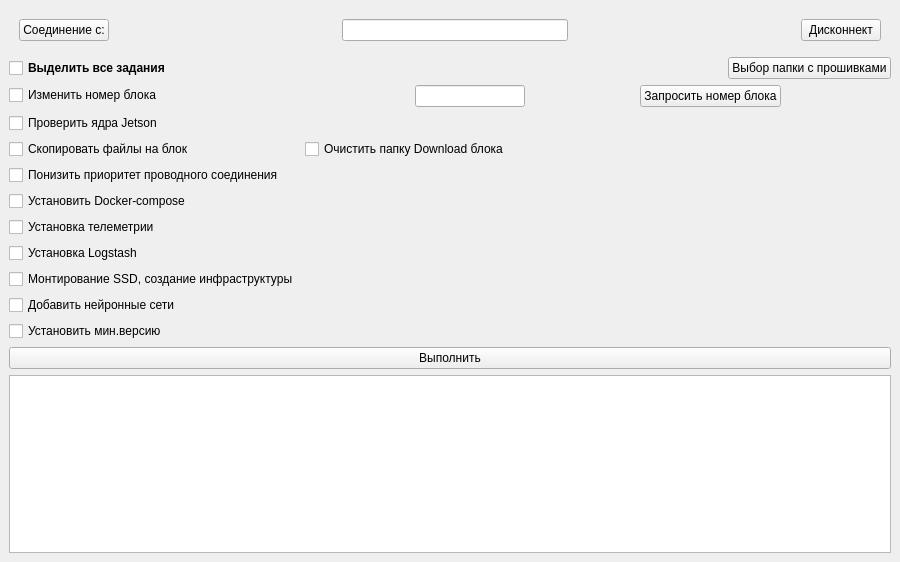
<?xml version="1.0" encoding="UTF-8"?>
<ui version="4.0">
 <class>MainWindow</class>
 <widget class="QMainWindow" name="MainWindow">
  <property name="geometry">
   <rect>
    <x>0</x>
    <y>0</y>
    <width>900</width>
    <height>562</height>
   </rect>
  </property>
  <property name="sizePolicy">
   <sizepolicy hsizetype="Fixed" vsizetype="Fixed">
    <horstretch>5</horstretch>
    <verstretch>5</verstretch>
   </sizepolicy>
  </property>
  <property name="minimumSize">
   <size>
    <width>900</width>
    <height>450</height>
   </size>
  </property>
  <property name="windowTitle">
   <string>Agrodroid Settings Tools</string>
  </property>
  <widget class="QWidget" name="centralwidget">
   <property name="enabled">
    <bool>true</bool>
   </property>
   <property name="sizePolicy">
    <sizepolicy hsizetype="Maximum" vsizetype="Maximum">
     <horstretch>10</horstretch>
     <verstretch>10</verstretch>
    </sizepolicy>
   </property>
   <property name="minimumSize">
    <size>
     <width>900</width>
     <height>450</height>
    </size>
   </property>
   <property name="maximumSize">
    <size>
     <width>16777215</width>
     <height>16777215</height>
    </size>
   </property>
   <property name="sizeIncrement">
    <size>
     <width>2</width>
     <height>2</height>
    </size>
   </property>
   <property name="baseSize">
    <size>
     <width>900</width>
     <height>450</height>
    </size>
   </property>
   <property name="contextMenuPolicy">
    <enum>Qt::NoContextMenu</enum>
   </property>
   <property name="acceptDrops">
    <bool>true</bool>
   </property>
   <layout class="QGridLayout" name="gridLayout">
    <item row="0" column="0">
     <layout class="QFormLayout" name="formLayout">
      <property name="sizeConstraint">
       <enum>QLayout::SetMaximumSize</enum>
      </property>
      <property name="fieldGrowthPolicy">
       <enum>QFormLayout::ExpandingFieldsGrow</enum>
      </property>
      <property name="rowWrapPolicy">
       <enum>QFormLayout::DontWrapRows</enum>
      </property>
      <property name="labelAlignment">
       <set>Qt::AlignLeading|Qt::AlignLeft|Qt::AlignVCenter</set>
      </property>
      <property name="formAlignment">
       <set>Qt::AlignCenter</set>
      </property>
      <item row="0" column="0" colspan="2">
       <layout class="QHBoxLayout" name="horizontalLayout_2" stretch="0,0,0,0,0">
        <property name="sizeConstraint">
         <enum>QLayout::SetDefaultConstraint</enum>
        </property>
        <property name="leftMargin">
         <number>10</number>
        </property>
        <property name="topMargin">
         <number>10</number>
        </property>
        <property name="rightMargin">
         <number>10</number>
        </property>
        <property name="bottomMargin">
         <number>10</number>
        </property>
        <item>
         <widget class="QPushButton" name="pushButton_2">
          <property name="text">
           <string>Соединение с:</string>
          </property>
         </widget>
        </item>
        <item>
         <spacer name="horizontalSpacer_18">
          <property name="orientation">
           <enum>Qt::Horizontal</enum>
          </property>
          <property name="sizeHint" stdset="0">
           <size>
            <width>40</width>
            <height>20</height>
           </size>
          </property>
         </spacer>
        </item>
        <item>
         <widget class="QLineEdit" name="lineEdit_3">
          <property name="alignment">
           <set>Qt::AlignCenter</set>
          </property>
         </widget>
        </item>
        <item>
         <spacer name="horizontalSpacer_5">
          <property name="orientation">
           <enum>Qt::Horizontal</enum>
          </property>
          <property name="sizeHint" stdset="0">
           <size>
            <width>40</width>
            <height>20</height>
           </size>
          </property>
         </spacer>
        </item>
        <item>
         <widget class="QPushButton" name="pushButton">
          <property name="text">
           <string>Дисконнект</string>
          </property>
         </widget>
        </item>
       </layout>
      </item>
      <item row="1" column="0" colspan="2">
       <layout class="QHBoxLayout" name="horizontalLayout_9">
        <item>
         <widget class="QCheckBox" name="checkBox_14">
          <property name="sizePolicy">
           <sizepolicy hsizetype="Preferred" vsizetype="Fixed">
            <horstretch>0</horstretch>
            <verstretch>0</verstretch>
           </sizepolicy>
          </property>
          <property name="font">
           <font>
            <pointsize>9</pointsize>
            <weight>75</weight>
            <bold>true</bold>
           </font>
          </property>
          <property name="text">
           <string>Выделить все задания</string>
          </property>
         </widget>
        </item>
        <item>
         <spacer name="horizontalSpacer_19">
          <property name="orientation">
           <enum>Qt::Horizontal</enum>
          </property>
          <property name="sizeHint" stdset="0">
           <size>
            <width>40</width>
            <height>20</height>
           </size>
          </property>
         </spacer>
        </item>
        <item>
         <widget class="QPushButton" name="pushButton_14">
          <property name="text">
           <string>Выбор папки с прошивками</string>
          </property>
         </widget>
        </item>
       </layout>
      </item>
      <item row="2" column="0">
       <widget class="QCheckBox" name="checkBox_2">
        <property name="text">
         <string>Изменить номер блока</string>
        </property>
       </widget>
      </item>
      <item row="2" column="1">
       <layout class="QHBoxLayout" name="horizontalLayout">
        <item>
         <spacer name="horizontalSpacer_4">
          <property name="orientation">
           <enum>Qt::Horizontal</enum>
          </property>
          <property name="sizeHint" stdset="0">
           <size>
            <width>40</width>
            <height>20</height>
           </size>
          </property>
         </spacer>
        </item>
        <item>
         <widget class="QLineEdit" name="lineEdit">
          <property name="alignment">
           <set>Qt::AlignCenter</set>
          </property>
         </widget>
        </item>
        <item>
         <spacer name="horizontalSpacer_3">
          <property name="orientation">
           <enum>Qt::Horizontal</enum>
          </property>
          <property name="sizeHint" stdset="0">
           <size>
            <width>40</width>
            <height>20</height>
           </size>
          </property>
         </spacer>
        </item>
        <item>
         <widget class="QPushButton" name="pushButton_3">
          <property name="text">
           <string>Запросить номер блока</string>
          </property>
         </widget>
        </item>
        <item>
         <spacer name="horizontalSpacer_2">
          <property name="orientation">
           <enum>Qt::Horizontal</enum>
          </property>
          <property name="sizeHint" stdset="0">
           <size>
            <width>40</width>
            <height>20</height>
           </size>
          </property>
         </spacer>
        </item>
       </layout>
      </item>
      <item row="3" column="0">
       <widget class="QCheckBox" name="checkBox_4">
        <property name="text">
         <string>Проверить ядра Jetson</string>
        </property>
       </widget>
      </item>
      <item row="4" column="0">
       <widget class="QCheckBox" name="checkBox_3">
        <property name="text">
         <string>Скопировать файлы на блок</string>
        </property>
       </widget>
      </item>
      <item row="4" column="1">
       <widget class="QCheckBox" name="checkBox_7">
        <property name="text">
         <string>Очистить папку Download блока</string>
        </property>
       </widget>
      </item>
      <item row="5" column="0">
       <widget class="QCheckBox" name="checkBox">
        <property name="text">
         <string>Понизить приоритет проводного соединения</string>
        </property>
       </widget>
      </item>
      <item row="6" column="0">
       <widget class="QCheckBox" name="checkBox_5">
        <property name="text">
         <string>Установить Docker-compose</string>
        </property>
       </widget>
      </item>
      <item row="7" column="0">
       <widget class="QCheckBox" name="checkBox_6">
        <property name="text">
         <string>Установка телеметрии</string>
        </property>
       </widget>
      </item>
      <item row="8" column="0">
       <widget class="QCheckBox" name="checkBox_8">
        <property name="text">
         <string>Установка Logstash</string>
        </property>
       </widget>
      </item>
      <item row="9" column="0">
       <widget class="QCheckBox" name="checkBox_9">
        <property name="text">
         <string>Монтирование SSD, создание инфраструктуры</string>
        </property>
       </widget>
      </item>
      <item row="10" column="0">
       <widget class="QCheckBox" name="checkBox_10">
        <property name="text">
         <string>Добавить нейронные сети</string>
        </property>
       </widget>
      </item>
      <item row="11" column="0">
       <widget class="QCheckBox" name="checkBox_13">
        <property name="text">
         <string>Установить мин.версию</string>
        </property>
       </widget>
      </item>
      <item row="12" column="0" colspan="2">
       <layout class="QVBoxLayout" name="verticalLayout">
        <property name="spacing">
         <number>10</number>
        </property>
        <property name="sizeConstraint">
         <enum>QLayout::SetDefaultConstraint</enum>
        </property>
        <property name="leftMargin">
         <number>0</number>
        </property>
        <property name="topMargin">
         <number>0</number>
        </property>
        <item>
         <widget class="QPushButton" name="pushButton_5">
          <property name="text">
           <string>Выполнить</string>
          </property>
         </widget>
        </item>
       </layout>
      </item>
      <item row="14" column="0" colspan="2">
       <widget class="QTextEdit" name="textEdit"/>
      </item>
     </layout>
    </item>
   </layout>
  </widget>
 </widget>
 <resources/>
 <connections/>
</ui>
